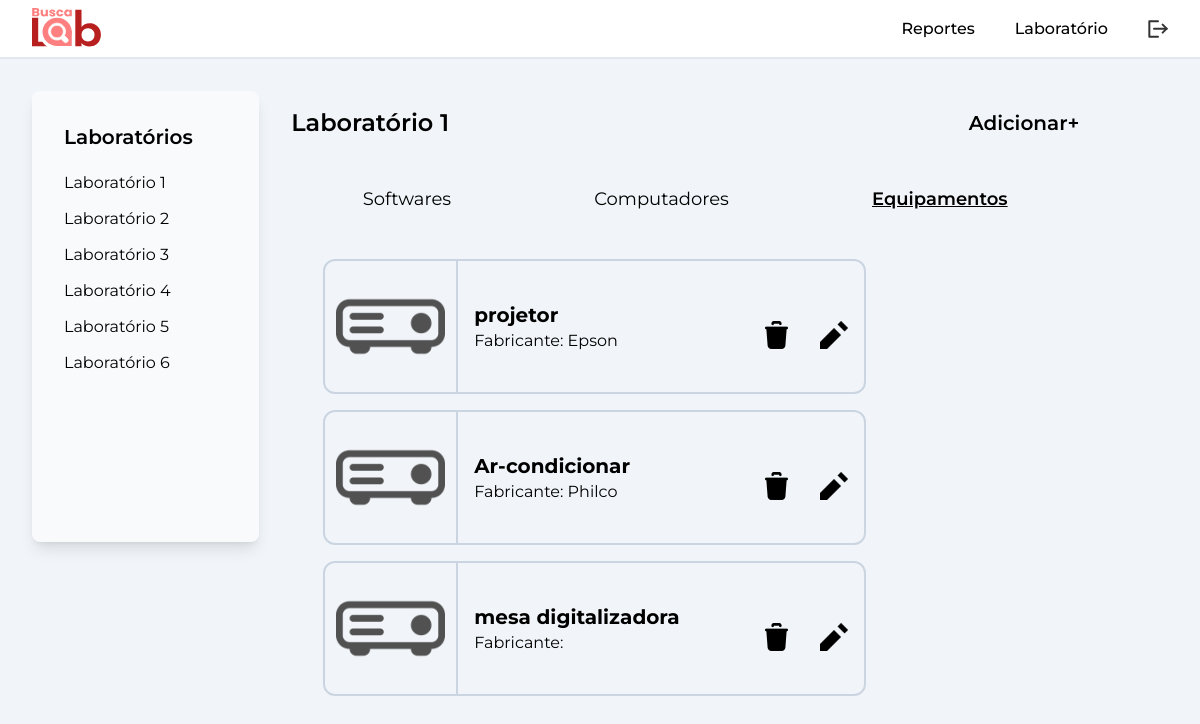
/html/suporte/labs/lab.equip.php?l=1 (signed in), run on an earlier commit of the app's database.
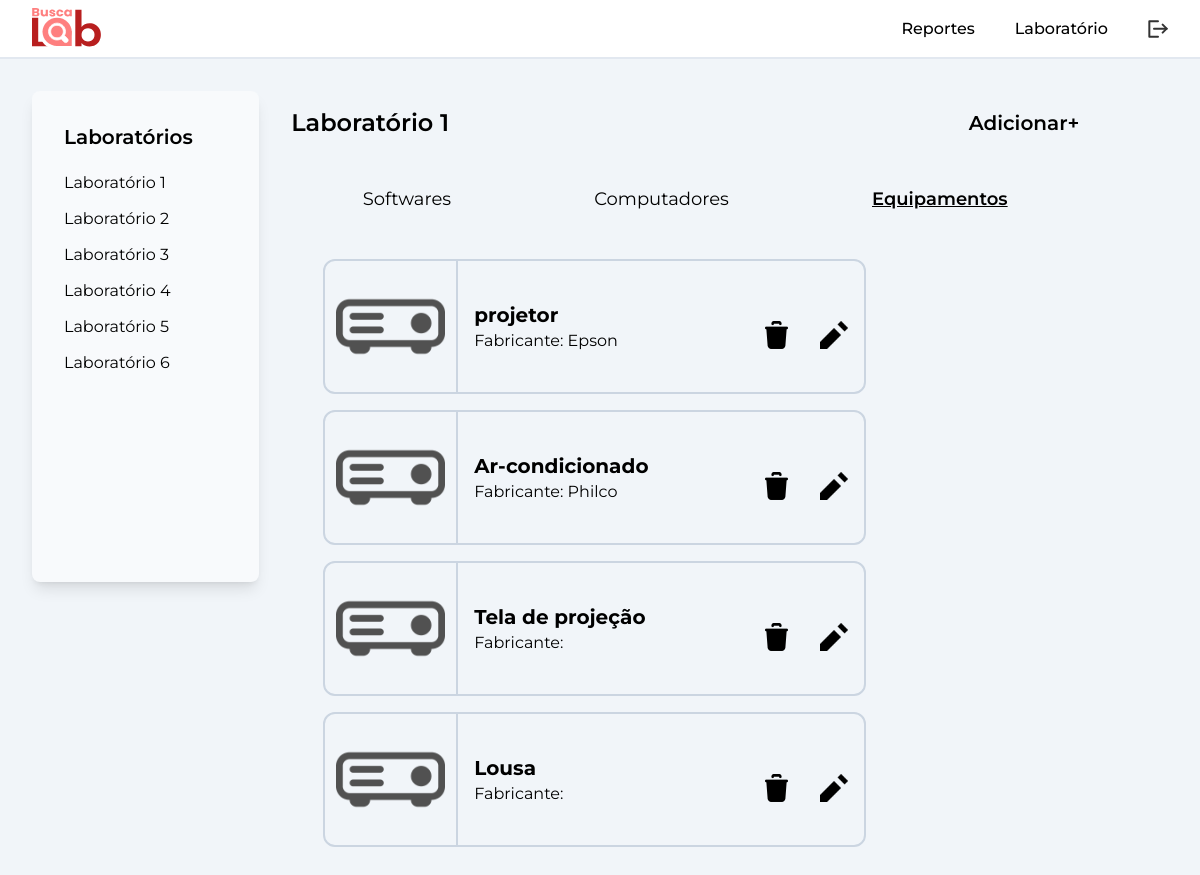
And on a later commit of the database.
### tables this page shows
CREATE TABLE `tb_equipamentos` (
  `id` int NOT NULL,
  `modelo` varchar(100) NOT NULL,
  `patrimonio` varchar(50) NOT NULL,
  `fabricante` varchar(50) NOT NULL,
  `lab1` tinyint(1) NOT NULL,
  `lab2` tinyint(1) NOT NULL,
  `lab3` tinyint(1) NOT NULL,
  `lab4` tinyint(1) NOT NULL,
  `lab5` tinyint(1) NOT NULL,
  `lab6` tinyint(1) NOT NULL
);

### src/models/labs.model.php (called while the page is built, shortened)
<?php
    require 'conexao.php';
    if(isset($_GET['l']) && !empty($_GET['l'])){
        $id_lab = $_GET['l'];
    }
    $query_equip = $conexao->prepare("SELECT id,fabricante,modelo,lab".$id_lab." FROM tb_equipamentos");
    $query_equip->execute();
    $dados_equip = $query_equip->fetchAll();
?>

### html/suporte/labs/lab.equip.php (the view, shortened to what this page needs)
<?php
include '../../../src/models/labs.model.php';
?>
<!DOCTYPE html>
<html lang="pt-br">
<head>
    <link rel="stylesheet" href="../../../src/css/output.css" />
</head>
<body class="font-montserrat h-screen flex flex-col justify-between bg-slate-100">
    <header class="flex justify-between pt-2 pb-2 pr-8 pl-8 items-center shadow-lg border-b-2 border-slate-200 bg-white">
        <section>
            <a href="../main.php"><img src="../../../assets/cyberpunk/logo-cyberpunk.svg" alt="" class="w-3/4"></a>
        </section>
        <section class="flex gap-10 items-center">
            <a href="../main.php">
                <p class="transition-all cursor-pointer font-medium hover:font-semibold">Reportes</p>
            </a>
            <a href="lab.equip.php?l=1">
                <p class="transition-all cursor-pointer font-medium hover:font-semibold">Laboratório</p>
            </a>
            <a href="../../../src/models/logout.php"><img src="../../../assets/logout.svg" class="w-5 hover:w-6 transition-all" alt=""></a>
        </section>
    </header>
    <section class="flex align-start bg-slate-100 p-8 h-screen">
        <nav class="flex flex-col gap-3 w-1/5 h-2/3 p-8 bg-slate-50 rounded-lg shadow-lg">
            <h3 class="text-xl font-semibold mb-2">Laboratórios</h3>
            <?php
            for ($i = 1; $i < 7; $i++) {
                echo '<a class="transition-all hover:font-semibold flex flex-row flex-nowrap gap-4" href="lab.soft.php?l=' . $i . '">
                                <p>Laboratório ' . $i . '</p>';
                echo '</a>';
            }
            ?>
        </nav>
        <main class="flex flex-col p-8 pt-4 gap-8 w-3/4 ">
            <section>
                <div class="flex flex-row justify-between items-center">
                    <h2 class="text-2xl font-semibold">Laboratório <?php echo $id_lab; ?></h2>
                    <a href="../add.equip.php?l=<?= $id_lab ?>">
                        <div class="text-xl font-semibold hover:underline transition-all ">Adicionar+</div>
                    </a>
                </div>
            </section>
            <section class="flex flex-col w-100">
                <div class="flex h-10 items-center justify-around mt-2 mb-2 w-100">
                    <a href="lab.soft.php?l=<?= $id_lab; ?>">
                        <button class="text-lg" data-page="Softwares">
                            Softwares
                        </button>
                    </a>
                    <a href="lab.modelos.php?l=<?= $id_lab; ?>">
                        <button class="text-lg" data-page="Computadores">
                            Computadores
                        </button>
                    </a>
                    <button class="text-lg font-semibold underline" data-page="Equipamentos">
                        Equipamentos
                    </button>
                </div>
                <div>
                    <ul>
                        <li>
                            <div id="Equipamentos" class="flex flex-col gap-10 p-8">
                                <div class="flex flex-row flex-wrap gap-4">
                                    <?php foreach ($dados_equip as $key => $value) {
                                        $id_equip = $dados_equip[$key]['id'];
                                        if ($dados_equip[$key]['lab' . $id_lab] != 0) {
                                    ?>
                                            <div class="flex h-full w-3/4 rounded-xl border-2 border-slate-300">
                                                <div class="flex items-center justify-center h-42 w-1/3 rounded-l-xl border-r-2 border-slate-300">
                                                    <img src="../../../assets/suporte/projetor.png" alt="" class="h-5/6">
                                                </div>
                                                <div class="flex w-full p-4 items-center justify-between">
                                                    <div class="flex flex-col">
                                                        <h3 class="text-xl font-bold"><?= $dados_equip[$key]['modelo']; ?></h3>
                                                        <span>Fabricante: <?= $dados_equip[$key]['fabricante']; ?></span>
                                                    </div>
                                                    <div class="flex flex-row gap-4">
                                                        <a  data-id="../../../src/models/labs.model.php?l=<?= $id_lab . '&Ere=' . $id_equip ?>" data-todos="../../../src/models/labs.model.php?l=<?= $id_lab . '&Edel=' . $id_equip ?>" class ="lixo">
                                                            <img src="../../../assets/suporte/lixo.png" alt="" class="h-7 mt-4 ml-4 hover:h-8 transition-all duration-200">
                                                        </a>
                                                        <a href="../add.equip.php?l=<?=$id_lab.'&edit='.$id_equip; ?>">
                                                            <img src="../../../assets/suporte/editar.png" alt="" class="h-7 mt-4 ml-4 hover:h-8 transition-all duration-200">
                                                        </a>
                                                    </div>
                                                </div>
                                            </div>
                                    <?php }
                                    }; ?>
                                </div>
                                </div>
                    </ul>
                </div>
            </section>

What changed in the data, as far as the page shows it:
removed tb_equipamentos: lab1 1 (drawn), modelo "mesa digitalizadora"
changed tb_equipamentos "Philco": modelo "Ar-condicionar" → "Ar-condicionado"
added tb_equipamentos: lab1 1 (drawn), modelo "Tela de projeção"
added tb_equipamentos: lab1 1 (drawn), modelo "Lousa"
